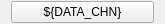
<?xml version="1.0" encoding="UTF-8"?>
<ui version="4.0">
 <class>Form</class>
 <widget class="QWidget" name="Form">
  <property name="geometry">
   <rect>
    <x>0</x>
    <y>0</y>
    <width>165</width>
    <height>24</height>
   </rect>
  </property>
  <property name="windowTitle">
   <string>Form</string>
  </property>
  <layout class="QVBoxLayout" name="verticalLayout">
   <property name="topMargin">
    <number>0</number>
   </property>
   <property name="bottomMargin">
    <number>0</number>
   </property>
   <item>
    <widget class="PyDMRelatedDisplayButton" name="PyDMRelatedDisplayButton">
     <property name="toolTip">
      <string/>
     </property>
     <property name="text">
      <string>${DATA_CHN}</string>
     </property>
     <property name="filenames" stdset="0">
      <stringlist>
       <string>bsssBld_dataOutput.ui</string>
      </stringlist>
     </property>
     <property name="titles" stdset="0">
      <stringlist>
       <string></string>
      </stringlist>
     </property>
     <property name="macros" stdset="0">
      <stringlist>
       <string>DATA_CHN=${DATA_CHN}</string>
      </stringlist>
     </property>
     <property name="openInNewWindow" stdset="0">
      <bool>true</bool>
     </property>
    </widget>
   </item>
  </layout>
 </widget>
 <customwidgets>
  <customwidget>
   <class>PyDMRelatedDisplayButton</class>
   <extends>QPushButton</extends>
   <header>pydm.widgets.related_display_button</header>
  </customwidget>
 </customwidgets>
 <resources/>
 <connections/>
</ui>
